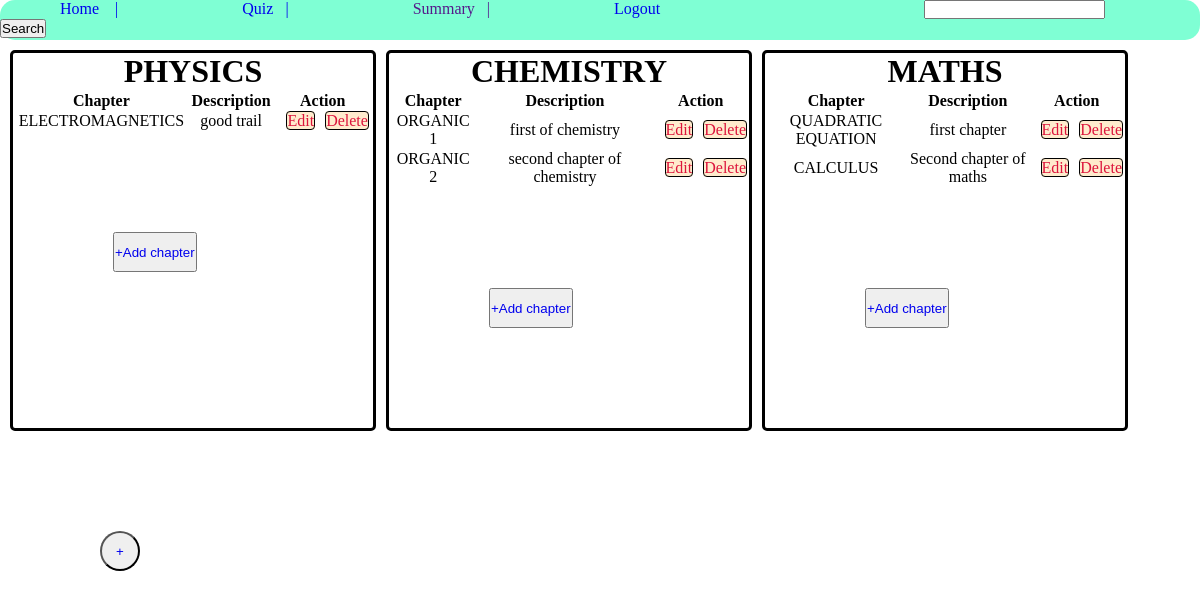
The page /admin on the database its author committed.
### tables this page shows
CREATE TABLE subject(
    id INTEGER PRIMARY KEY AUTOINCREMENT,
    name TEXT,
    description TEXT
);

CREATE TABLE chapter(
    id INTEGER PRIMARY KEY AUTOINCREMENT,
    name TEXT,
    description TEXT,
    sub_name TEXT,
    FOREIGN KEY (sub_name) REFERENCES subject(name));

### app.py (the view)
@app.route('/admin')
def admin():
    sub = res_get_subject()
    chapter = re_get_chapter()
    if sub:
        return render_template('Admin.html',subject = sub,chap=chapter,get = True)
    return render_template('Admin.html')

### database.py (called while the page is built)
def res_get_subject():
    con =sqlite3.connect('database.sqlite3')
    cur = con.cursor()
    query = f"SELECT name FROM subject"
    cur.execute(query)
    res = cur.fetchall()
    con.commit()
    con.close()
    return res

def re_get_chapter():
    con = sqlite3.connect('database.sqlite3')
    cur = con.cursor()
    query = f"SELECT * FROM chapter"
    cur.execute(query)
    res = cur.fetchall()
    con.commit()
    con.close()
    return res

### templates/Admin.html (shortened to what this page needs)
<!DOCTYPE html>
<html lang="en">
<head>
</head>
<body>
    <nav>
        <ul>
            <li><a href="/admin"> Home &nbsp &nbsp|</a></li>
            <li><a href="/quizmg"> Quiz &nbsp&nbsp|</a></li>
            <li><a href=""> Summary&nbsp&nbsp |</a></li>
            <li><a href="/"> Logout </a></li>
            <li id="search"><input type="search">
            <button>Search</button></li>
        </ul>
    </nav>
    <main>
    {%if get%}
    {%for i in subject%}
        {%for a in i%}
            <div class="subs_chap">
                <h1>{{a}}</h1>
                <table style="width: 100%;">
                    <tr>
                        <th>Chapter</th>
                        <th>Description</th>
                        <th>Action</th>
                    </tr>
                    {%for b in chap%}
                    {%if a==b[3]%}
                    <tr>
                        <td>{{b[1]}}</td>
                        <td>{{b[2]}}</td>
                        <td><a href="/edit/{{b[1]}}" class="innerbox">Edit</a><a href="/delete/{{b[1]}}" class="innerbox">Delete</a></td>
                    </tr>
                    {%endif%}
                    {%endfor%}
                </table>
                <button class="add2"><a href="/add_chapter/{{a}}">+Add chapter</a></button>
            </div>
        {%endfor%}
    {%endfor%}
    {%endif%}
    </main>
    <button id="add"><a href="/add">+</a></button>
</body>
</html>

### templates/Admin.html (style rules this page uses)
* { margin: 0%; padding: 0%; }
nav { width: 100%; height: 40px; border-radius: 15px; background-color: aquamarine; }
li { margin: 60px; display: inline; }
a { text-decoration: aquamarine; }
#search { margin-left: 200px; }
#add { border-radius: 20px; margin: 100px; height: 40px; width: 40px; }
h1 { text-align: center; }
div { width: 30%; border: solid; border-radius: 5px; margin-top: 10px; margin-left: 10px; overflow-x: auto; }
.add2 { margin: 100px; height: 40px; width: auto; }
main { display: flex; flex-wrap: wrap; max-width: 100%; overflow-x: auto; }
tr { text-align: center; }
.innerbox { margin-left: 10px; border: 1px solid black; background-color: blanchedalmond; color: crimson; text-decoration-color: aliceblue; border-radius: 4px; }

### rows shown on the page
subject: name "PHYSICS"
chapter: name "ELECTROMAGNETICS", description "good trail"
subject: name "CHEMISTRY"
chapter: name "ORGANIC 1", description "first of chemistry"
chapter: name "ORGANIC 2", description "second chapter of chemistry"
subject: name "MATHS"
chapter: name "QUADRATIC EQUATION", description "first chapter"
chapter: name "CALCULUS", description "Second chapter of maths"
